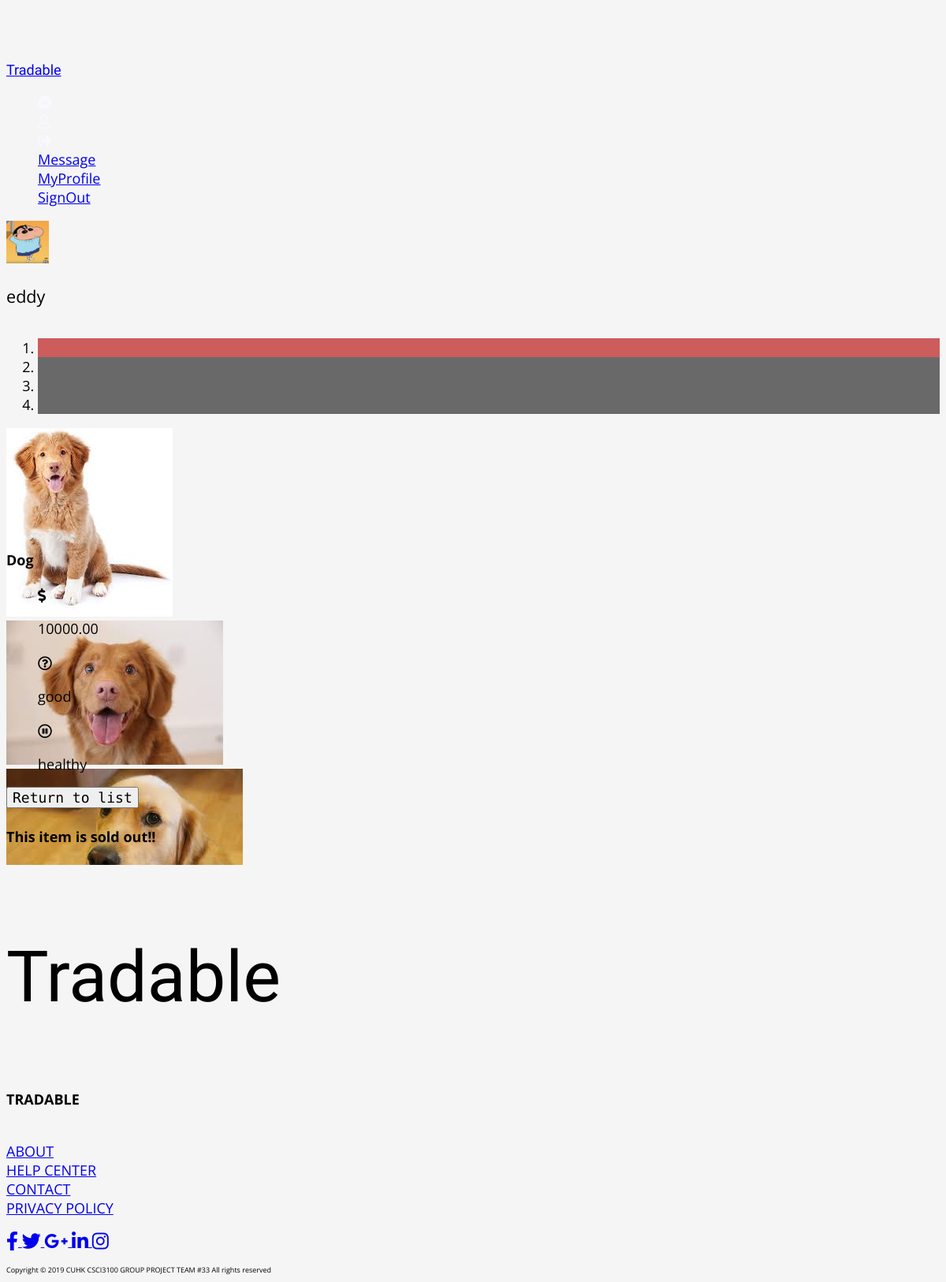
Page /items/edit/44/ (signed in) on the committed database.
### items/models.py (models this page shows, shortened)
class Item(models.Model):
    name = models.CharField(max_length=100, default=None, null=False)
    description = models.TextField(default=None, null=False)
    price = models.DecimalField(decimal_places=2, max_digits=10000, default=None, null=False)
    condition = models.TextField(default=None, null=False)
    createdDateTime = models.DateTimeField(default=timezone.now)
    seller = models.ForeignKey(User, blank=True, null=True, on_delete=models.CASCADE)
    displayPhoto = models.ImageField(upload_to='item_pics', blank=False, null=True)
    isSoldOut = models.BooleanField(default=False)

class DescriptionPhoto(models.Model):
    item = models.ForeignKey(Item, on_delete=models.CASCADE)
    photo = models.ImageField(upload_to='item_pics', blank=True, null=True)

### users/models.py (models this page shows, shortened)
class Profile(models.Model):
    user = models.OneToOneField(User, on_delete=models.CASCADE)
    image = models.ImageField(default='default.jpg', upload_to='profile_pics')

### items/views.py (the view, shortened to what this page needs)
# urls.py: path('edit/<int:item_id>/', edit_item_view, name='edititem'),
@login_required
def edit_item_view(request, item_id):
    item = get_object_or_404(Item, id=item_id)
    if (item != None):
        itemForm = ItemEditForm(instance=item)
        images = DescriptionPhoto.objects.filter(item__id=item.id)
        descriptionPhotoFormset = modelformset_factory(DescriptionPhoto, fields=('photo',), extra=0)
        newDescriptionPhotoFormset = modelformset_factory(DescriptionPhoto, fields=('photo',), extra=4 - images.count())
        formset = descriptionPhotoFormset(queryset=images, prefix='old')
        newformset = newDescriptionPhotoFormset(queryset=DescriptionPhoto.objects.none(), prefix='new')
        if (item.seller == request.user):
            photo = DescriptionPhoto.objects.select_related().filter(item=item_id)
            context = {
                'item': item,
                'photo': photo,
                'itemForm': itemForm,
                'formset': formset,
                'newformset': newformset
            }
            return render(request, "item/edit_item.html", context)
        else:
            messages.warning(request, f"There are something wrong!")
            return redirect('home')

### items/templates/item/edit_item.html (shortened to what this page needs)
{% extends 'base.html' %}
{% load crispy_forms_tags %}
{% block content %}
{% if item.isSoldOut == True %}
<div class="row container mx-auto justify-content-center" id="parents" style="overflow:hidden;">
    <div class="card bg-light border-secondary col-lg-4 col-md-5 col-10 p-0 m-3 mx-3">
        <div class="card-body p-0 m-0 ">
            <div class="container-fluid d-flex d-inline-flex mt-2 mb-3">
                <img src="{{ item.seller.profile.image.url }}" class="icon img-thumbnail rounded-circle p-0 " style="width:3rem; height:3rem;">
                <p id="sellername" class="card-text ml-1 pl-1 my-auto col-xl-8 col-7" style="font-size: 1.2rem;" >{{ item.seller }}</p>
            </div>
            <div id="photoslideshow" class="carousel slide w-100 p-0 d-flex align-items-center bg-light my-auto " style="overflow:hidden;" data-ride="carousel">
                <ol class="carousel-indicators">
                    <li data-target="#photoslideshow" data-slide-to="0" class="active"></li>
                    {% for pic in photo.all%}
                    <li data-target="#photoslideshow" data-slide-to="{{forloop.counter}}"></li>
                    {% endfor %}
                </ol>
                <div class="carousel-inner "style="overflow:hidden;" >
                    <div class="carousel-item active ">
                        <img src="{{ item.displayPhoto.url }}" class="carousel-image d-block w-100 " alt="Image Not Found">
                    </div>
                    {% for pic in photo.all %}
                        <div class="carousel-item">
                            <img src="{{ pic.photo.url }}" class="carousel-image  d-block w-100 " alt="Image Not Found">
                        </div>
                    {% endfor %}
                </div>
            </div>
        </div>
    </div>
    <div class="card bg-light border-secondary col-lg-4 col-md-5 col-10 p-0 mt-md-3 mt-2 mb-3 mx-3">
        <div clas="card-body">
            <h3 class="border-bottom text-left p-1">{{item.name}}</h3>
            <div class="container-fluid ">
                <ul class="pl-0" style="overflow:hidden;">
                    <li><div class="d-flex d-inline-flex"><i class="item-icon fas fa-dollar-sign px-1"></i><p class="card-text my-auto ml-1">{{ item.price }}</p></div></li>
                    <li><div class="d-flex d-inline-flex"><i class="item-icon far fa-question-circle"></i><p class="card-text my-auto ml-1">{{ item.description }}</p></div></li>
                    <li><div class="d-flex d-inline-flex"><i class="item-icon far fa-pause-circle" ></i><p class="card-text my-auto ml-1">{{item.condition}}</p></div></li>
                </ul>
            </div>
            <div class="col d-flex justify-content-center d-flex align-items-end">
                <form class="d-flex mb-0" action="" method="post">{% csrf_token %}
                    <button type="submit" button class="col btn btn-secondary " name="back" value="back">Return to list</button>
                    {% if item.isSoldOut != True %}
                    <button type="submit" button class="col btn btn-secondary " name="seller" value="{{ item.seller }}">BUY!</button>
                    {% else %}
                    <h4>This item is sold out!!</h4>
                    {% endif %}
                </form>
            </div>
        </div>
    </div>
</div>
{% endif %}
{% endblock %}

### templates/base.html (style rules this page uses)
* { font-family: 'Open Sans', sans-serif; font-size: 18px; }
*, *:before, *:after { box-sizing: border-box; }
body { background: whitesmoke; padding-top: 44.25px; }
.btn-secondary { font-family: 'Roboto Mono', monospace; }

### items/templates/item/edit_item.html (style rules this page uses)
.carousel-inner > .carousel-item > img { margin:auto; }
.carousel-indicators li { background-color: DimGray ; }
.carousel-indicators .active { background-color: IndianRed ; }
ul { list-style-type: none; }
.item-icon { margin-top:0.3rem; }
.card { max-height: 50vh; }
ul { max-height: 30vh; }

### rows in the picture
Item: seller.profile.image (picture), seller "eddy", displayPhoto (picture), name "Dog", price "10000.00", description "good", condition "healthy"
DescriptionPhoto: photo (picture)
DescriptionPhoto: photo (picture)
